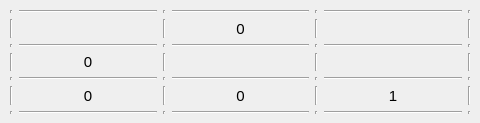
          <widget class="QWidget" name="tab_4">
           <attribute name="title">
            <string>Intrinsic matrix</string>
           </attribute>
           <widget class="QWidget" name="gridLayoutWidget">
            <property name="geometry">
             <rect>
              <x>10</x>
              <y>10</y>
              <width>461</width>
              <height>104</height>
             </rect>
            </property>
            <layout class="QGridLayout" name="gridLayout_2">
             <item row="6" column="2">
              <widget class="Line" name="line_34">
               <property name="orientation">
                <enum>Qt::Vertical</enum>
               </property>
              </widget>
             </item>
             <item row="3" column="0">
              <widget class="Line" name="line_25">
               <property name="orientation">
                <enum>Qt::Vertical</enum>
               </property>
              </widget>
             </item>
             <item row="4" column="3">
              <widget class="Line" name="line_10">
               <property name="orientation">
                <enum>Qt::Horizontal</enum>
               </property>
              </widget>
             </item>
             <item row="5" column="5">
              <widget class="QLabel" name="label_16">
               <property name="font">
                <font>
                 <pointsize>11</pointsize>
                 <bold>false</bold>
                 <kerning>true</kerning>
                </font>
               </property>
               <property name="text">
                <string>1</string>
               </property>
               <property name="alignment">
                <set>Qt::AlignCenter</set>
               </property>
              </widget>
             </item>
             <item row="5" column="2">
              <widget class="Line" name="line_23">
               <property name="orientation">
                <enum>Qt::Vertical</enum>
               </property>
              </widget>
             </item>
             <item row="4" column="5">
              <widget class="Line" name="line_11">
               <property name="orientation">
                <enum>Qt::Horizontal</enum>
               </property>
              </widget>
             </item>
             <item row="2" column="1">
              <widget class="Line" name="line_12">
               <property name="orientation">
                <enum>Qt::Horizontal</enum>
               </property>
              </widget>
             </item>
             <item row="0" column="1">
              <widget class="Line" name="line_15">
               <property name="orientation">
                <enum>Qt::Horizontal</enum>
               </property>
              </widget>
             </item>
             <item row="5" column="0">
              <widget class="Line" name="line_26">
               <property name="orientation">
                <enum>Qt::Vertical</enum>
               </property>
              </widget>
             </item>
             <item row="6" column="0">
              <widget class="Line" name="line_33">
               <property name="orientation">
                <enum>Qt::Vertical</enum>
               </property>
              </widget>
             </item>
             <item row="4" column="1">
              <widget class="Line" name="line_8">
               <property name="orientation">
                <enum>Qt::Horizontal</enum>
               </property>
              </widget>
             </item>
             <item row="5" column="3">
              <widget class="QLabel" name="label_13">
               <property name="font">
                <font>
                 <pointsize>11</pointsize>
                 <bold>false</bold>
                 <kerning>true</kerning>
                </font>
               </property>
               <property name="text">
                <string>0</string>
               </property>
               <property name="alignment">
                <set>Qt::AlignCenter</set>
               </property>
              </widget>
             </item>
             <item row="4" column="2">
              <widget class="Line" name="line_35">
               <property name="orientation">
                <enum>Qt::Vertical</enum>
               </property>
              </widget>
             </item>
             <item row="2" column="4">
              <widget class="Line" name="line_36">
               <property name="orientation">
                <enum>Qt::Vertical</enum>
               </property>
              </widget>
             </item>
             <item row="2" column="3">
              <widget class="Line" name="line_13">
               <property name="orientation">
                <enum>Qt::Horizontal</enum>
               </property>
              </widget>
             </item>
             <item row="2" column="2">
              <widget class="Line" name="line_31">
               <property name="orientation">
                <enum>Qt::Vertical</enum>
               </property>
              </widget>
             </item>
             <item row="1" column="3">
              <widget class="QLabel" name="label_11">
               <property name="font">
                <font>
                 <pointsize>11</pointsize>
                 <bold>false</bold>
                 <kerning>true</kerning>
                </font>
               </property>
               <property name="text">
                <string>0</string>
               </property>
               <property name="alignment">
                <set>Qt::AlignCenter</set>
               </property>
              </widget>
             </item>
             <item row="5" column="1">
              <widget class="QLabel" name="label_10">
               <property name="font">
                <font>
                 <pointsize>11</pointsize>
                 <bold>false</bold>
                 <kerning>true</kerning>
                </font>
               </property>
               <property name="text">
                <string>0</string>
               </property>
               <property name="alignment">
                <set>Qt::AlignCenter</set>
               </property>
              </widget>
             </item>
             <item row="0" column="3">
              <widget class="Line" name="line_16">
               <property name="orientation">
                <enum>Qt::Horizontal</enum>
               </property>
              </widget>
             </item>
             <item row="1" column="2">
              <widget class="Line" name="line_22">
               <property name="orientation">
                <enum>Qt::Vertical</enum>
               </property>
              </widget>
             </item>
             <item row="3" column="4">
              <widget class="Line" name="line_27">
               <property name="orientation">
                <enum>Qt::Vertical</enum>
               </property>
              </widget>
             </item>
             <item row="1" column="0">
              <widget class="Line" name="line_24">
               <property name="orientation">
                <enum>Qt::Vertical</enum>
               </property>
              </widget>
             </item>
             <item row="6" column="1">
              <widget class="Line" name="line_18">
               <property name="orientation">
                <enum>Qt::Horizontal</enum>
               </property>
              </widget>
             </item>
             <item row="6" column="5">
              <widget class="Line" name="line_20">
               <property name="orientation">
                <enum>Qt::Horizontal</enum>
               </property>
              </widget>
             </item>
             <item row="1" column="1">
              <widget class="QLabel" name="F_x">
               <property name="font">
                <font>
                 <pointsize>11</pointsize>
                 <bold>false</bold>
                 <kerning>true</kerning>
                </font>
               </property>
               <property name="text">
                <string/>
               </property>
               <property name="alignment">
                <set>Qt::AlignCenter</set>
               </property>
              </widget>
             </item>
             <item row="1" column="4">
              <widget class="Line" name="line_28">
               <property name="orientation">
                <enum>Qt::Vertical</enum>
               </property>
              </widget>
             </item>
             <item row="0" column="4">
              <widget class="Line" name="line_30">
               <property name="orientation">
                <enum>Qt::Vertical</enum>
               </property>
              </widget>
             </item>
             <item row="1" column="5">
              <widget class="QLabel" name="u_v">
               <property name="font">
                <font>
                 <pointsize>11</pointsize>
                 <bold>false</bold>
                 <kerning>true</kerning>
                </font>
               </property>
               <property name="text">
                <string/>
               </property>
               <property name="alignment">
                <set>Qt::AlignCenter</set>
               </property>
              </widget>
             </item>
             <item row="3" column="2">
              <widget class="Line" name="line_21">
               <property name="orientation">
                <enum>Qt::Vertical</enum>
               </property>
              </widget>
             </item>
             <item row="3" column="3">
              <widget class="QLabel" name="F_y">
               <property name="font">
                <font>
                 <pointsize>11</pointsize>
                 <bold>false</bold>
                 <kerning>true</kerning>
                </font>
               </property>
               <property name="text">
                <string/>
               </property>
               <property name="alignment">
                <set>Qt::AlignCenter</set>
               </property>
              </widget>
             </item>
             <item row="3" column="1">
              <widget class="QLabel" name="label_9">
               <property name="font">
                <font>
                 <pointsize>11</pointsize>
                 <bold>false</bold>
                 <kerning>true</kerning>
                </font>
               </property>
               <property name="text">
                <string>0</string>
               </property>
               <property name="alignment">
                <set>Qt::AlignCenter</set>
               </property>
              </widget>
             </item>
             <item row="3" column="5">
              <widget class="QLabel" name="w_v">
               <property name="font">
                <font>
                 <pointsize>11</pointsize>
                 <bold>false</bold>
                 <kerning>true</kerning>
                </font>
               </property>
               <property name="text">
                <string/>
               </property>
               <property name="alignment">
                <set>Qt::AlignCenter</set>
               </property>
              </widget>
             </item>
             <item row="6" column="3">
              <widget class="Line" name="line_19">
               <property name="orientation">
                <enum>Qt::Horizontal</enum>
               </property>
              </widget>
             </item>
             <item row="2" column="5">
              <widget class="Line" name="line_14">
               <property name="orientation">
                <enum>Qt::Horizontal</enum>
               </property>
              </widget>
             </item>
             <item row="0" column="5">
              <widget class="Line" name="line_17">
               <property name="orientation">
                <enum>Qt::Horizontal</enum>
               </property>
              </widget>
             </item>
             <item row="0" column="0">
              <widget class="Line" name="line_32">
               <property name="orientation">
                <enum>Qt::Vertical</enum>
               </property>
              </widget>
             </item>
             <item row="5" column="4">
              <widget class="Line" name="line_29">
               <property name="orientation">
                <enum>Qt::Vertical</enum>
               </property>
              </widget>
             </item>
             <item row="6" column="4">
              <widget class="Line" name="line_37">
               <property name="orientation">
                <enum>Qt::Vertical</enum>
               </property>
              </widget>
             </item>
             <item row="1" column="6">
              <widget class="Line" name="line_38">
               <property name="orientation">
                <enum>Qt::Vertical</enum>
               </property>
              </widget>
             </item>
             <item row="3" column="6">
              <widget class="Line" name="line_39">
               <property name="orientation">
                <enum>Qt::Vertical</enum>
               </property>
              </widget>
             </item>
             <item row="5" column="6">
              <widget class="Line" name="line_40">
               <property name="orientation">
                <enum>Qt::Vertical</enum>
               </property>
              </widget>
             </item>
             <item row="6" column="6">
              <widget class="Line" name="line_41">
               <property name="orientation">
                <enum>Qt::Vertical</enum>
               </property>
              </widget>
             </item>
             <item row="4" column="6">
              <widget class="Line" name="line_42">
               <property name="orientation">
                <enum>Qt::Vertical</enum>
               </property>
              </widget>
             </item>
             <item row="2" column="6">
              <widget class="Line" name="line_43">
               <property name="orientation">
                <enum>Qt::Vertical</enum>
               </property>
              </widget>
             </item>
             <item row="0" column="6">
              <widget class="Line" name="line_44">
               <property name="orientation">
                <enum>Qt::Vertical</enum>
               </property>
              </widget>
             </item>
             <item row="0" column="2">
              <widget class="Line" name="line_45">
               <property name="orientation">
                <enum>Qt::Vertical</enum>
               </property>
              </widget>
             </item>
             <item row="4" column="4">
              <widget class="Line" name="line_46">
               <property name="orientation">
                <enum>Qt::Vertical</enum>
               </property>
              </widget>
             </item>
             <item row="4" column="0">
              <widget class="Line" name="line_47">
               <property name="orientation">
                <enum>Qt::Vertical</enum>
               </property>
              </widget>
             </item>
             <item row="2" column="0">
              <widget class="Line" name="line_48">
               <property name="orientation">
                <enum>Qt::Vertical</enum>
               </property>
              </widget>
             </item>
            </layout>
            <zorder>F_x</zorder>
            <zorder>label_9</zorder>
            <zorder>label_11</zorder>
            <zorder>F_y</zorder>
            <zorder>label_13</zorder>
            <zorder>u_v</zorder>
            <zorder>w_v</zorder>
            <zorder>label_16</zorder>
            <zorder>label_10</zorder>
            <zorder>line_8</zorder>
            <zorder>line_10</zorder>
            <zorder>line_11</zorder>
            <zorder>line_12</zorder>
            <zorder>line_13</zorder>
            <zorder>line_14</zorder>
            <zorder>line_15</zorder>
            <zorder>line_16</zorder>
            <zorder>line_17</zorder>
            <zorder>line_18</zorder>
            <zorder>line_19</zorder>
            <zorder>line_20</zorder>
            <zorder>line_21</zorder>
            <zorder>line_22</zorder>
            <zorder>line_23</zorder>
            <zorder>line_24</zorder>
            <zorder>line_25</zorder>
            <zorder>line_26</zorder>
            <zorder>line_27</zorder>
            <zorder>line_28</zorder>
            <zorder>line_29</zorder>
            <zorder>line_30</zorder>
            <zorder>line_31</zorder>
            <zorder>line_32</zorder>
            <zorder>line_33</zorder>
            <zorder>line_34</zorder>
            <zorder>line_35</zorder>
            <zorder>line_36</zorder>
            <zorder>line_37</zorder>
            <zorder>line_38</zorder>
            <zorder>line_39</zorder>
            <zorder>line_40</zorder>
            <zorder>line_41</zorder>
            <zorder>line_42</zorder>
            <zorder>line_43</zorder>
            <zorder>line_44</zorder>
            <zorder>line_45</zorder>
            <zorder>line_46</zorder>
            <zorder>line_47</zorder>
            <zorder>line_48</zorder>
           </widget>
          </widget>
